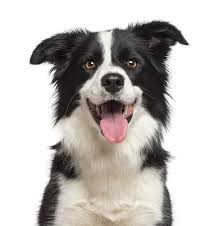
#> input picture stippling-app/assets/sample_images/kopek_foto.jpg, 223 x 226 px
$ python -i stippling.py   (imports and definitions only)
#> lines starting #> are read from the running program, lines starting #| are printed output that depends on the picture
### stippling-app/src/utils/file_handling.py
import os
import cv2
import numpy as np
from PIL import Image

def load_image(image_path):
    """
    Load an image with support for non-ASCII characters in the path.

    Args:
        image_path (str): Path to the image file

    Returns:
        numpy.ndarray: Loaded image
    """
    try:
        # First try with OpenCV directly
        img = cv2.imread(image_path)
        if img is not None:
            return img

        # If OpenCV fails, try with PIL and convert to OpenCV format
        pil_image = Image.open(image_path)
        # Convert to RGB mode to ensure compatibility
        if pil_image.mode != 'RGB':
            pil_image = pil_image.convert('RGB')
        # Convert PIL image to numpy array
        img = np.array(pil_image)
        # Convert RGB to BGR (OpenCV format)
        img = cv2.cvtColor(img, cv2.COLOR_RGB2BGR)
        return img
    except Exception as e:
        raise ValueError(f"Failed to load image from {image_path}: {str(e)}")

# [20 lines left out: function save_image, not called in this run]

def get_image_extension(image_path):
    """Return the file extension of the image."""
    return image_path.split('.')[-1].lower()

### stippling-app/src/core/stippling.py
import numpy as np
import cv2
from scipy.spatial import Voronoi
import matplotlib.pyplot as plt
import time
from utils.file_handling import load_image, save_image

def grayscale_intensity(image):
    if len(image.shape) == 3:
        gray = cv2.cvtColor(image, cv2.COLOR_BGR2GRAY)
    else:
        gray = image
    intensity = 255 - gray
    return intensity

def generate_weighted_points(intensity, n_points=1000):
    if intensity.max() > 0:
        normalized = intensity / intensity.max()
    else:
        normalized = intensity

    y_indices, x_indices = np.nonzero(normalized)
    probabilities = normalized[y_indices, x_indices]
    probabilities = probabilities / probabilities.sum()

    selected_indices = np.random.choice(
        len(y_indices),
        size=min(n_points, len(y_indices)),
        p=probabilities,
        replace=False
    )

    points = np.column_stack([x_indices[selected_indices], y_indices[selected_indices]])
    return points

def lloyd_relaxation(points, intensity, iterations=10, progress_callback=None):
    """Lloyd relaxation with progress reporting."""
    height, width = intensity.shape
    y_coords, x_coords = np.mgrid[0:height, 0:width]
    coords = np.vstack((x_coords.ravel(), y_coords.ravel())).T

    for i in range(iterations):
        vor = Voronoi(points)
        new_points = []
        for i, region_idx in enumerate(vor.point_region):
            region = vor.regions[region_idx]
            if -1 in region or len(region) == 0:
                new_points.append(points[i])
                continue

            polygon = [vor.vertices[v] for v in region]
            if not polygon:
                new_points.append(points[i])
                continue

            polygon_array = np.array(polygon)
            x_min, y_min = np.floor(polygon_array.min(axis=0)).astype(int)
            x_max, y_max = np.ceil(polygon_array.max(axis=0)).astype(int)

            x_min = max(0, x_min)
            y_min = max(0, y_min)
            x_max = min(width-1, x_max)
            y_max = min(height-1, y_max)

            if x_min >= x_max or y_min >= y_max:
                new_points.append(points[i])
                continue

            x_range = np.arange(x_min, x_max+1)
            y_range = np.arange(y_min, y_max+1)
            xx, yy = np.meshgrid(x_range, y_range)
            pixels = np.vstack((xx.ravel(), yy.ravel())).T

            weights = np.array([intensity[y, x] if 0 <= y < height and 0 <= x < width else 0
                              for x, y in pixels])

            if weights.sum() > 0:
                centroid = np.average(pixels, axis=0, weights=weights)
                new_points.append(centroid)
            else:
                new_points.append(points[i])

        points = np.array(new_points)

        # Report progress for each iteration
        if progress_callback:
            # Progress is from 0.3 to 0.9 during Lloyd relaxation
            progress = 0.3 + (i+1) / iterations * 0.6
            progress_callback(progress)

    return points

# [182 lines left out: functions constrained_lloyd_relaxation, constrain_point_to_valid_region, extract_object_from_stippling, not called in this run]

def detect_object_with_stippling(image_path, n_points=3000, lloyd_iterations=3, return_image=False,
                                extract_object=False, progress_callback=None):
    """
    Weighted Voronoi Stippling for object detection with progress reporting.

    Args:
        image_path (str): Path to the input image
        n_points (int): Number of stipple points
        lloyd_iterations (int): Number of Lloyd relaxation iterations
        return_image (bool): Whether to return the resulting image
        extract_object (bool): Whether to extract the object from the original image
        progress_callback (function): Callback to report progress (0-1)

    Returns:
        If return_image is True, returns the resulting image, points, and (optionally) extracted object
        Otherwise, returns only the points
    """
    # Report initial progress
    if progress_callback:
        progress_callback(0.1)

    # Load the image using our utility function
    try:
        image = load_image(image_path)
#> in load_image, img is the input picture: shape (226, 223, 3); mean B, G, R 188.8, 191.5, 195.6
        if image is None:
            raise ValueError(f"Could not load image from {image_path}")
    except Exception as e:
        raise ValueError(f"Could not load image from {image_path}: {str(e)}")

    # Convert to grayscale and get intensity
    intensity = grayscale_intensity(image)
#> in grayscale_intensity, `gray = cv2.cvtColor(image, cv2.COLOR_BGR2GRAY)`:
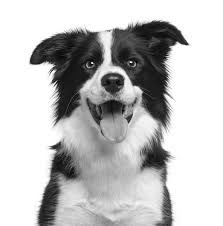
#> gray: shape (226, 223); min 0, max 255, mean 192.4
#> in grayscale_intensity, `intensity = 255 - gray`:
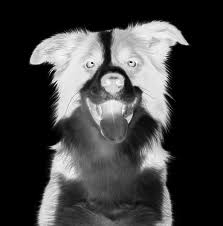
#> intensity: shape (226, 223); min 0, max 255, mean 62.6

    # Report progress after loading
    if progress_callback:
        progress_callback(0.2)

    # Generate initial points
    points = generate_weighted_points(intensity, n_points)
#> in generate_weighted_points, `selected_indices = np.random.choice( len(y_indices), size=min(n_points..`: selected_indices = 3000 values, max 27155 at index 2576, min 63 at index 1956, mean 11570.2
#> in generate_weighted_points, `points = np.column_stack([x_indices[selected_indices], y_indices[selec..`: points = 3000 pairs, first value 25 to 191, second value 17 to 225

    # Report progress after point generation
    if progress_callback:
        progress_callback(0.3)

    # Perform Lloyd relaxation with progress reporting
    relaxed_points = lloyd_relaxation(
        points, intensity, lloyd_iterations,
        progress_callback=progress_callback if progress_callback else None
    )
#> relaxed_points has the same summary as points in generate_weighted_points

    result = [relaxed_points]
#> result = 1 point arrays, longest 3000 points

    if return_image:
        # Create the output image
        output_image = np.ones_like(image) * 255  # White background

        # Draw black points
        for point in relaxed_points:
            x, y = int(point[0]), int(point[1])
            if 0 <= x < image.shape[1] and 0 <= y < image.shape[0]:
                cv2.circle(output_image, (x, y), 1, (0, 0, 0), -1)

        result.insert(0, output_image)

        # Extract object if requested
        if extract_object:
            extracted_image = extract_object_from_stippling(image, relaxed_points)
            result.append(extracted_image)

    # Report completion
    if progress_callback:
        progress_callback(1.0)

    return tuple(result)

>>> result = detect_object_with_stippling('../../assets/sample_images/kopek_foto.jpg')
#> result = 1 point arrays, longest 3000 points
